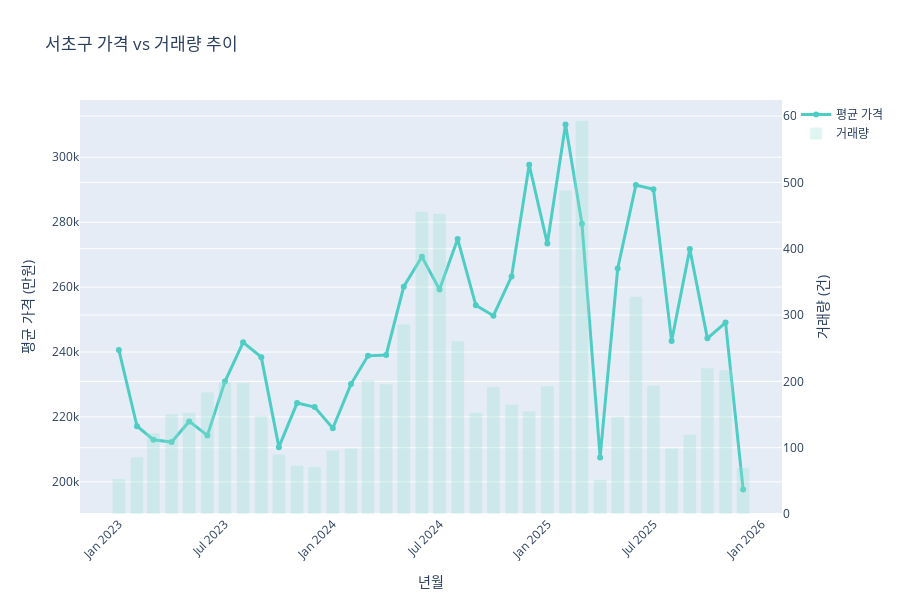

Notebook cell for this chart:
### Code cell
# 서초구 가격 vs 거래량
fig_seocho = go.Figure()

seocho = monthly_gu[monthly_gu['CGG_NM'] == '서초구']

fig_seocho.add_trace(go.Scatter(
    x=seocho['year_month'],
    y=seocho['avg_price'],
    name='평균 가격',
    yaxis='y',
    mode='lines+markers',
    line=dict(color='#4ECDC4', width=3)
))

fig_seocho.add_trace(go.Bar(
    x=seocho['year_month'],
    y=seocho['txn_cnt'],
    name='거래량',
    yaxis='y2',
    opacity=0.3,
    marker_color='#95E1D3'
))

fig_seocho.update_layout(
    title='서초구 가격 vs 거래량 추이',
    xaxis=dict(title='년월', tickangle=-45),
    yaxis=dict(
        title='평균 가격 (만원)',
        side='left'
    ),
    yaxis2=dict(
        title='거래량 (건)',
        side='right',
        overlaying='y'
    ),
    hovermode='x unified',
    height=600
)

fig_seocho.show()

### Figure 1 — Plotly figure (JSON) as saved in the notebook; plotly's stock layout.template omitted (floating-point values rounded to 4 significant figures)
{"data": [{"line": {"color": "#4ECDC4", "width": 3}, "mode": "lines+markers", "name": "평균 가격", "type": "scatter", "x": ["2023-01", "2023-02", "2023-03", "2023-04", "2023-05", "2023-06", "2023-07", "2023-08", "2023-09", "2023-10", "2023-11", "2023-12", "2024-01", "2024-02", "2024-03", "2024-04", "2024-05", "2024-06", "2024-07", "2024-08", "2024-09", "2024-10", "2024-11", "2024-12", "2025-01", "2025-02", "2025-03", "2025-04", "2025-05", "2025-06", "2025-07", "2025-08", "2025-09", "2025-10", "2025-11", "2025-12"], "y": [240700.0, 217100.0, 213000.0, 212300.0, 218600.0, 214300.0, 230900.0, 243000.0, 238400.0, 210700.0, 224300.0, 223100.0, 216500.0, 230100.0, 238800.0, 239100.0, 260100.0, 269300.0, 259300.0, 274800.0, 254400.0, 251200.0, 263300.0, 297700.0, 273400.0, 310100.0, 279500.0, 207500.0, 265700.0, 291400.0, 290200.0, 243400.0, 271800.0, 244200.0, 249100.0, 197600.0], "yaxis": "y"}, {"marker": {"color": "#95E1D3"}, "name": "거래량", "opacity": 0.3, "type": "bar", "x": ["2023-01", "2023-02", "2023-03", "2023-04", "2023-05", "2023-06", "2023-07", "2023-08", "2023-09", "2023-10", "2023-11", "2023-12", "2024-01", "2024-02", "2024-03", "2024-04", "2024-05", "2024-06", "2024-07", "2024-08", "2024-09", "2024-10", "2024-11", "2024-12", "2025-01", "2025-02", "2025-03", "2025-04", "2025-05", "2025-06", "2025-07", "2025-08", "2025-09", "2025-10", "2025-11", "2025-12"], "y": [53, 86, 122, 151, 153, 184, 199, 198, 148, 90, 73, 71, 96, 99, 202, 196, 286, 456, 453, 261, 153, 192, 165, 155, 193, 488, 593, 52, 147, 328, 194, 99, 120, 220, 217, 70], "yaxis": "y2"}], "layout": {"height": 600, "hovermode": "x unified", "title": {"text": "서초구 가격 vs 거래량 추이"}, "xaxis": {"tickangle": -45, "title": {"text": "년월"}}, "yaxis": {"side": "left", "title": {"text": "평균 가격 (만원)"}}, "yaxis2": {"overlaying": "y", "side": "right", "title": {"text": "거래량 (건)"}}}}
